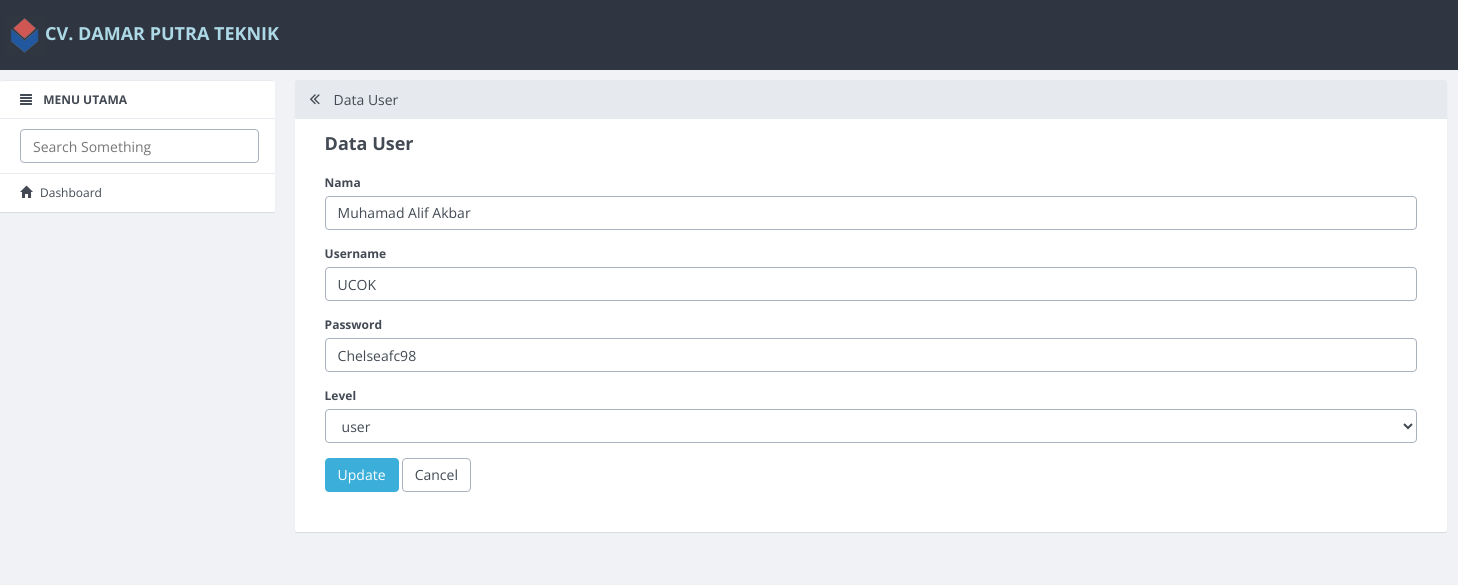
The page /user/update/4.html on the database its author committed.
### tables this page shows
CREATE TABLE `user` (
  `id_user` int(11) NOT NULL,
  `nama` varchar(100) DEFAULT NULL,
  `username` varchar(50) DEFAULT NULL,
  `password` varchar(50) DEFAULT NULL,
  `level` varchar(20) DEFAULT NULL
);

### application/controllers/User.php (called while the page is built, shortened)
<?php
class User extends CI_Controller
{
    function __construct()
    {
        $this->load->model('User_model');
        $this->load->library('form_validation');
    }
    public function update($id)
    {
        $row = $this->User_model->get_by_id($id);
        if ($row) {
            $data = array(
                'button' => 'Update',
                'action' => site_url('user/update_action'),
		'id_user' => set_value('id_user', $row->id_user),
		'nama' => set_value('nama', $row->nama),
		'username' => set_value('username', $row->username),
		'password' => set_value('password', $row->password),
		'level' => set_value('level', $row->level),
        'konten' => 'user/user_form',
            'judul' => 'Data User',
	    );
            $this->load->view('v_index', $data);
        } else {
            $this->session->set_flashdata('message', 'Record Not Found');
            redirect(site_url('user'));
        }
    }
}

### index.php (called while the page is built, shortened)
<?php
require_once BASEPATH.'core/CodeIgniter.php';

### application/models/User_model.php (called while the page is built, shortened)
<?php
class User_model extends CI_Model
{
    public $table = 'user';
    public $id = 'id_user';
    function get_by_id($id)
    {
        $this->db->where($this->id, $id);
        return $this->db->get($this->table)->row();
    }
}

### application/views/user/user_form.php (the view, shortened to what this page needs)
<form action="<?php echo $action; ?>" method="post">
        <div class="form-group">
            <label for="varchar">Nama <?php echo form_error('nama') ?></label>
            <input type="text" class="form-control" name="nama" id="nama" placeholder="Nama" value="<?php echo $nama; ?>" />
        </div>
        <div class="form-group">
            <label for="varchar">Username <?php echo form_error('username') ?></label>
            <input type="text" class="form-control" name="username" id="username" placeholder="Username" value="<?php echo $username; ?>" />
        </div>
        <div class="form-group">
            <label for="varchar">Password <?php echo form_error('password') ?></label>
            <input type="text" class="form-control" name="password" id="password" placeholder="Password" value="<?php echo $password; ?>" />
        </div>
        <div class="form-group">
            <label for="varchar">Level <?php echo form_error('level') ?></label>
            <select name="level" class="form-control">
                <option value="<?php echo $level; ?>"><?php echo $level; ?></option>
            </select>
        </div>
        <button type="submit" class="btn btn-primary"><?php echo $button ?></button>
        <a href="<?php echo site_url('user') ?>" class="btn btn-default">Cancel</a>
    </form>

### rows shown on the page
user: nama "Muhamad Alif Akbar", username "UCOK", password "Chelseafc98", level "user"

### other values the page prints
$judul "Data User"
$button "Update"
